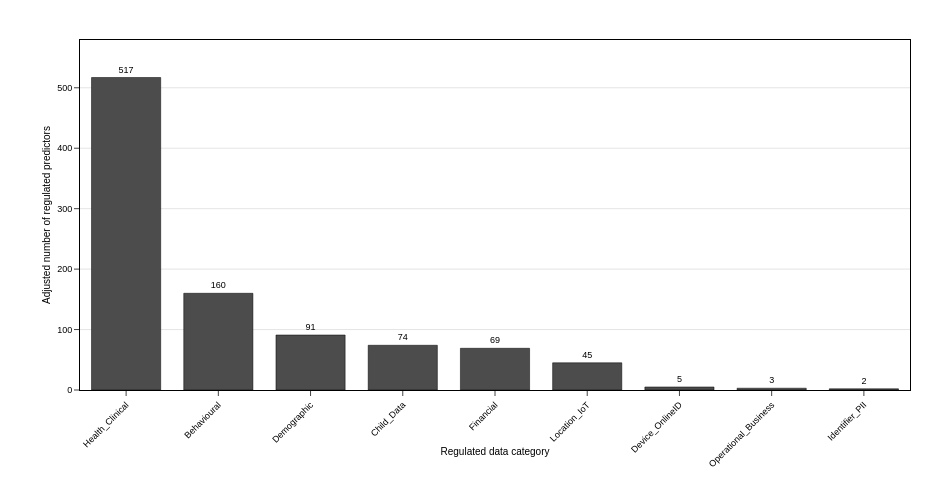

This figure's notebook cell:
### Markdown cell above
### Figure 4
Regulated data category distribution showing adjusted counts of regulated predictors. Bars are adjusted and ordered by decreasing totals.

### Code cell
use_cfg("fig4")
# ==============================
# Data
# ==============================
# [Verified] Uses High-confidence rows and applies purity adjustment exactly once.
req_cols = {"confidence", "attribute_class"}
missing = req_cols - set(merged_df.columns)
assert not missing, f"Missing required columns: {sorted(missing)}"

f4 = merged_df.loc[merged_df["confidence"] == "High"].copy()

attr_counts = (
    f4["attribute_class"]
      .value_counts()
      .rename_axis("Regulated data category")
      .reset_index(name="feature_records")
)

adj = (
    attr_counts
      .assign(adj_rate=GLOBAL_RATE)
      .assign(adj_feature_records=lambda d: (d["feature_records"] * d["adj_rate"]).round().astype(int))
      .sort_values("adj_feature_records", ascending=False)
      .reset_index(drop=True)
)

if adj.empty:
    raise ValueError("No data after filtering. Check 'confidence' and 'attribute_class' values.")

num_categories = adj.shape[0]
height_px = max(500, min(BASE_HEIGHT_PX + num_categories * CELL_HEIGHT_PX, 1200))
ymax = int(adj["adj_feature_records"].max())

print(f"Bar chart dimensions: {num_categories} categories")
print(f"Figure size: {BASE_WIDTH_PX}×{height_px} pixels")

# ==============================
# Figure
# ==============================
fig4 = px.bar(
    adj,
    x="Regulated data category",
    y="adj_feature_records",
    labels={
        "Regulated data category": "Regulated data category",
        "adj_feature_records": "Adjusted number of regulated predictors",
    },
)

# bars + labels
fig4.update_traces(
    marker_color=BAR_COLOR,
    marker_line_color="black",
    marker_line_width=0.5,
    text=adj["adj_feature_records"],
    texttemplate="%{text:,d}",
    textposition="outside",
    textfont=dict(size=9, color="black"),
    cliponaxis=False
)

# layout (match fig5 look)
fig4.update_layout(
    width=BASE_WIDTH_PX,
    height=height_px,
    font=dict(family="Arial, sans-serif", size=10, color="black"),
    paper_bgcolor="white",
    plot_bgcolor="white",
    bargap=0.25,
    showlegend=False,
    margin=dict(l=80, r=40, t=40, b=110),
    xaxis_title=dict(text="Regulated data category", font=dict(size=10, color="black")),
    yaxis_title=dict(text="Adjusted number of regulated predictors", font=dict(size=10, color="black")),
    template=None,
)

# axes (match fig5 style)
fig4.update_xaxes(
    categoryorder="total descending",
    tickangle=-45,
    showgrid=False,
    showline=True,
    linecolor="black",
    linewidth=1,
    mirror=True,
    ticks="outside",
    tickfont=dict(size=9, color="black"),
    automargin=True
)
fig4.update_yaxes(
    range=[0, ymax * 1.12],
    showgrid=True,
    gridcolor="#e5e5e5",
    zeroline=False,
    showline=True,
    linecolor="black",
    linewidth=1,
    mirror=True,
    ticks="outside",
    tickfont=dict(size=9, color="black"),
    automargin=True
)

# high-quality export config (match fig5)
config = {
    "toImageButtonOptions": {
        "format": "png",
        "filename": "fig4",
        "height": height_px,
        "width": BASE_WIDTH_PX,
        "scale": EXPORT_SCALE,
    },
    "displayModeBar": True,
    "displaylogo": False,
    "modeBarButtonsToRemove": ["pan2d", "lasso2d", "select2d", "zoom2d"],
}

fig4.show(config=config)

print("="*70)
print("Figure 4 Configuration:")
print(f"  Dimensions: {BASE_WIDTH_PX}×{height_px} px")
print(f"  Export size: {BASE_WIDTH_PX*EXPORT_SCALE}×{height_px*EXPORT_SCALE} px (300 DPI)")
print("  Bars: neutral grayscale-safe color with black outline")
print("="*70)

try:
    fig4.write_image("fig4.png", format="png",
                     width=BASE_WIDTH_PX, height=height_px, scale=EXPORT_SCALE)
    print("✓ Auto-exported fig4.png")
except Exception:
    print("ℹ Use the camera button to download at 300 DPI")

### Figure 1 — Plotly figure (JSON) as saved in the notebook; plotly's stock layout.template omitted (floating-point values rounded to 4 significant figures)
{"data": [{"cliponaxis": false, "hovertemplate": "Regulated data category=%{x}<br>Adjusted number of regulated predictors=%{y}<extra></extra>", "legendgroup": "", "marker": {"color": "#4C4C4C", "line": {"color": "black", "width": 0.5}, "pattern": {"shape": ""}}, "name": "", "orientation": "v", "showlegend": false, "text": [517.0, 160.0, 91.0, 74.0, 69.0, 45.0, 5.0, 3.0, 2.0], "textfont": {"color": "black", "size": 9}, "textposition": "outside", "texttemplate": "%{text:,d}", "type": "bar", "x": ["Health_Clinical", "Behavioural", "Demographic", "Child_Data", "Financial", "Location_IoT", "Device_OnlineID", "Operational_Business", "Identifier_PII"], "xaxis": "x", "y": [517, 160, 91, 74, 69, 45, 5, 3, 2], "yaxis": "y"}], "layout": {"bargap": 0.25, "barmode": "relative", "font": {"color": "black", "family": "Arial, sans-serif", "size": 10}, "height": 500, "legend": {"tracegroupgap": 0}, "margin": {"b": 110, "l": 80, "r": 40, "t": 40}, "paper_bgcolor": "white", "plot_bgcolor": "white", "showlegend": false, "width": 950, "xaxis": {"anchor": "y", "automargin": true, "categoryorder": "total descending", "domain": [0.0, 1.0], "linecolor": "black", "linewidth": 1, "mirror": true, "showgrid": false, "showline": true, "tickangle": -45, "tickfont": {"color": "black", "size": 9}, "ticks": "outside", "title": {"font": {"color": "black", "size": 10}, "text": "Regulated data category"}}, "yaxis": {"anchor": "x", "automargin": true, "domain": [0.0, 1.0], "gridcolor": "#e5e5e5", "linecolor": "black", "linewidth": 1, "mirror": true, "range": [0, 579.0], "showgrid": true, "showline": true, "tickfont": {"color": "black", "size": 9}, "ticks": "outside", "title": {"font": {"color": "black", "size": 10}, "text": "Adjusted number of regulated predictors"}, "zeroline": false}}}
